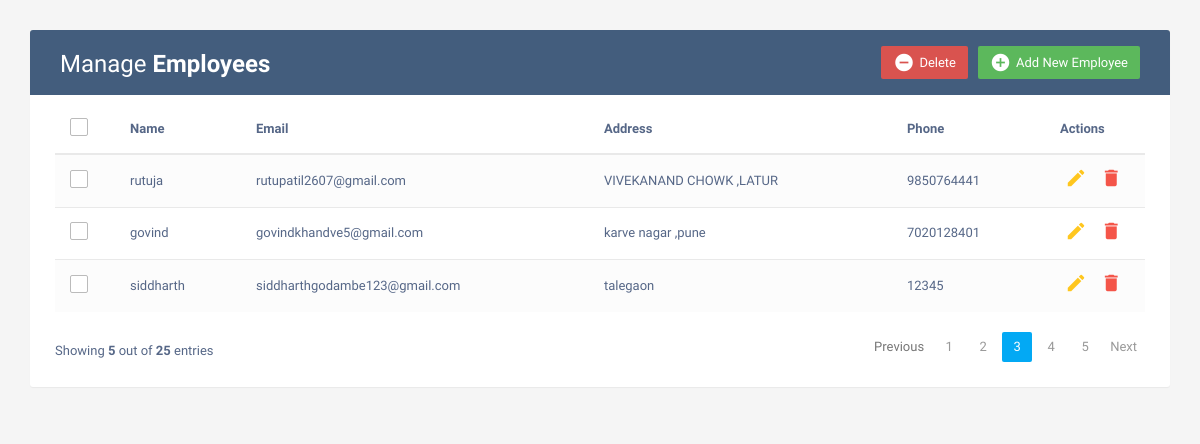
The page / on the database its author committed.
### crudapp/models.py (models this page shows, shortened)
class Employee(models.Model):
    name=models.CharField(max_length=100)
    email=models.EmailField (max_length=100)
    address= models.TextField(max_length=200)
    phone=models.IntegerField()

### crudapp/views.py (the view)
# urls.py: path('', views.index),
def index(request):
    emp=Employee.objects.all()
    context ={
        'emp':emp
    }
    return render(request,'home.html',context)

### template/home.html (shortened to what this page needs)
<!DOCTYPE html>
<html lang="en">
<head>
<link rel="stylesheet" href="https://maxcdn.bootstrapcdn.com/font-awesome/4.7.0/css/font-awesome.min.css">
<link rel="stylesheet" href="https://maxcdn.bootstrapcdn.com/bootstrap/3.3.7/css/bootstrap.min.css">
  <body>
    <div class="container">
        <div class="table-wrapper">
            <div class="table-title">
                <div class="row">
                    <div class="col-sm-6">
						<h2>Manage <b>Employees</b></h2>
					</div>
					<div class="col-sm-6">
						<a href="#addEmployeeModal" class="btn btn-success" data-toggle="modal"><i class="material-icons">&#xE147;</i> <span>Add New Employee</span></a>
						<a href="#deleteEmployeeModal" class="btn btn-danger" data-toggle="modal"><i class="material-icons">&#xE15C;</i> <span>Delete</span></a>
					</div>
                </div>
            </div>
            <table class="table table-striped table-hover">
                <thead>
                    <tr>
						<th>
							<span class="custom-checkbox">
								<label for="selectAll"></label>
							</span>
						</th>
                        <th>Name</th>
                        <th>Email</th>
						<th>Address</th>
                        <th>Phone</th>
                        <th>Actions</th>
                    </tr>
                </thead>
                <tbody>
                    {% for i in emp %}
                    <tr>
						<td>
							<span class="custom-checkbox">
								<label for="checkbox1"></label>
							</span>
						</td>
                        <td> {{i.name}}</td>
                        <td>{{i.email}}</td>
						<td>{{i.address}}</td>
                        <td>{{i.phone}}</td>
                        <td>
                            <a href="#editEmployeeModal-{{forloop.counter}}" class="edit" data-toggle="modal"><i class="material-icons" data-toggle="tooltip" title="Edit">&#xE254;</i></a>
                            <a href="delete/{{i.id}}" class="delete" data-toggle="modal"><i class="material-icons" data-toggle="tooltip" title="Delete">&#xE872;</i></a>
                        </td>
                    </tr>
                    {% endfor %}
                </tbody>
            </table>
			<div class="clearfix">
                <div class="hint-text">Showing <b>5</b> out of <b>25</b> entries</div>
                <ul class="pagination">
                    <li class="page-item disabled"><a href="#">Previous</a></li>
                    <li class="page-item"><a href="#" class="page-link">1</a></li>
                    <li class="page-item"><a href="#" class="page-link">2</a></li>
                    <li class="page-item active"><a href="#" class="page-link">3</a></li>
                    <li class="page-item"><a href="#" class="page-link">4</a></li>
                    <li class="page-item"><a href="#" class="page-link">5</a></li>
                    <li class="page-item"><a href="#" class="page-link">Next</a></li>
                </ul>
            </div>
        </div>
    </div>
</body>
</html>

### template/home.html (style rules this page uses)
body { color: #566787; background: #f5f5f5; font-family: 'Varela Round', sans-serif; font-size: 13px; }
.table-wrapper { background: #fff; padding: 20px 25px; margin: 30px 0; border-radius: 3px; box-shadow: 0 1px 1px rgba(0,0,0,.05); }
.table-title { padding-bottom: 15px; background: #435d7d; color: #fff; padding: 16px 30px; margin: -20px -25px 10px; border-radius: 3px 3px 0 0; }
.table-title h2 { margin: 5px 0 0; font-size: 24px; }
.table-title .btn { color: #fff; float: right; font-size: 13px; border: none; min-width: 50px; border-radius: 2px; border: none; outline: none !important; margin-left: 10px; }
.table-title .btn i { float: left; font-size: 21px; margin-right: 5px; }
.table-title .btn span { float: left; margin-top: 2px; }
table.table tr th, table.table tr td { border-color: #e9e9e9; padding: 12px 15px; vertical-align: middle; }
table.table tr th:first-child { width: 60px; }
table.table tr th:last-child { width: 100px; }
table.table-striped tbody tr:nth-of-type(odd) { background-color: #fcfcfc; }
table.table td:last-child i { opacity: 0.9; font-size: 22px; margin: 0 5px; }
table.table td a { font-weight: bold; color: #566787; display: inline-block; text-decoration: none; outline: none !important; }
table.table td a.edit { color: #FFC107; }
table.table td a.delete { color: #F44336; }
table.table td i { font-size: 19px; }
.pagination { float: right; margin: 0 0 5px; }
.pagination li a { border: none; font-size: 13px; min-width: 30px; min-height: 30px; color: #999; margin: 0 2px; line-height: 30px; border-radius: 2px !important; text-align: center; padding: 0 6px; }
.pagination li.active a, .pagination li.active a.page-link { background: #03A9F4; }
.hint-text { float: left; margin-top: 10px; font-size: 13px; }
.custom-checkbox { position: relative; }
.custom-checkbox label:before { width: 18px; height: 18px; }
.custom-checkbox label:before { content: ''; margin-right: 10px; display: inline-block; vertical-align: text-top; background: white; border: 1px solid #bbb; border-radius: 2px; box-sizing: border-box; z-index: 2; }

### rows shown on the page
Employee: name "rutuja", email "rutupatil2607@gmail.com", address "VIVEKANAND CHOWK ,LATUR", phone "9850764441"
Employee: name "govind", email "govindkhandve5@gmail.com", address "karve nagar ,pune", phone "7020128401"
Employee: name "siddharth", email "siddharthgodambe123@gmail.com", address "talegaon", phone "12345"
